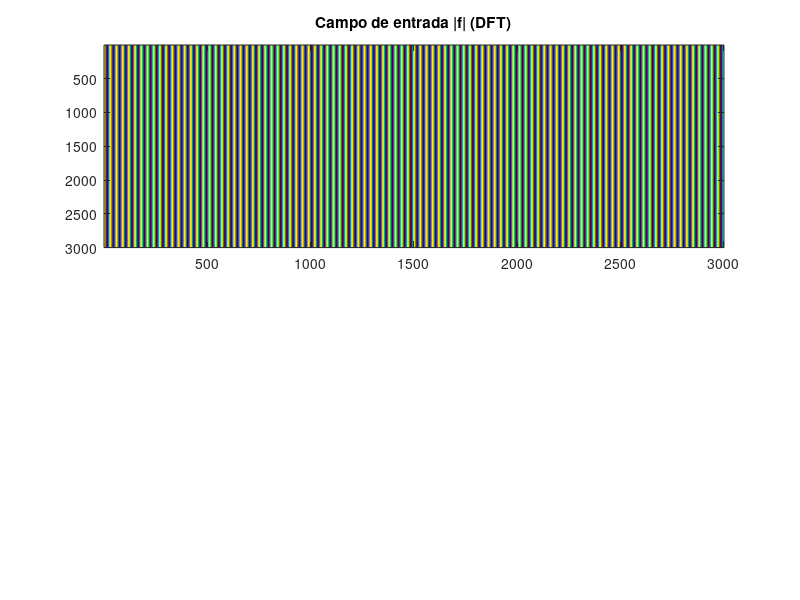

Write the MATLAB code that produced this figure. (Note: this script raises an error after producing the figure.)
%%%%%%%%%%%% IMPLEMENTACIÓN DE LA INTEGRAL DE FRESNEL %%%%%%%%%%%%%%%%%%%
%%%%%%%%%%%%%%%%%%%          POR FFT y DFT         %%%%%%%%%%%%%%%%%%%%%%%%%%%


%% ELEMENTOS 
%  -- La transformada de Fourier del campo de entrada, multiplicada la fase
%  parabolica de la apertura
%  -- Shiftear
%  -- Multiplicar la transformada por la fase parabolica del plano de
%  llegada y la forma de la onda esferica divergente dependiente de z
%  --Shiftear
%   
%   Para ello definir :
%   - distancia z a la cual se quiere hallar la difracción
%   - la longitud de onda
%   - longitud de muestreo
%   - numero de muestras, en este caso la cantidad de muestras debe de ser .
%   

% Vamos a suponer una ventana circular por donde pasará una onda plana
% monocromática , la luz chocará con la apertura circular de 1cm de diametro 
% con una longitud de onda de 600nm 

%Parametros
lambda = 600E-9;
longitud = 1; %% Longitud en metros
diametro = longitud/10000;
centro = [longitud/2,longitud/2]; 
N = 10;
m = 1;
L = 0.01;
z = N*(L^2)/lambda; %Distancia de propagacion entre planos (m)


%% funcion rectangulo, el cual sera nuestro campo optico de entrada con aplitud igual a 1
%circ2d = @(a,b)  ( sqrt((a-centro(1)).^2+(b-centro(2)).^2) <= diametro/2);
per = @(a,b) 1/2 * (1 + m*cos((2*pi*a/L)));
num_of_points = 3000; % Como la funcion rect no tiene limite en F_FFT_obanda entonces irse al limite de Nyquist no es util
                      % por lo que simplemente definimos muchas muestras en
                      % nuestra implementación


 
%% Los espaciamientos en x y en y definiran que tan buena sera la recontruccion 
%%de mi señal sin aliasing en el limite de Nyquisy se tiene que 

%%%%%%%%%%%%%%    delta_x =  longitud/numero de puntos;
%%%%%%%%%%%%%%    delta_y =  longitud/numero de puntos;

dx = longitud/num_of_points;  %% Modificando esto podemos obtener la imagen como tal sin
dy = longitud/num_of_points;  %% Perdida de información
dxo = (lambda*z)/(num_of_points* dx); %% steps en x del plano espectral Para un espaciamiento en limite de Nyquist
dyo = (lambda*z)/(num_of_points* dy); %% Steps en y del plano espectral

x = linspace(0,(num_of_points-1)*dx,num_of_points);
y = linspace(0,(num_of_points-1)*dy,num_of_points);

xo = linspace(0,(num_of_points-1)*dxo , num_of_points);
yo = linspace(0,(num_of_points-1)*dyo , num_of_points);

% Creamos vectores de datos X, Y donde se va a contener cada valor de la maya 
[X,Y] = meshgrid(x,y);
[XO,YO] = meshgrid(xo,yo);

% Definimos la funcion f como el campo optico que se propagara y se
% difractará
f = per(X,Y);

%%Aumentamos la campo optico de entrada con zeros para mejorar la separacion de clones
% f = padding(f,10);
% 
% size_f = size(f);
% 
% %Cambiamos los parametros de salto entre puntos si es necesario, para el
% %caso de un padding, queremos cambiar la cantidad de muestras para
% %disminuir el espaciamiento entre muestras en el espectro
% 
% disp(dfx);
% disp(dx);
% 
% [dfx,dfy] = change_frequencial_parameters(dx,dy,size_f(1),size_f(2));
% 
% disp(dfx);
% disp(dx);
% 
% %Aumentamos tambien los dominios 
% [X,Y] = change_space_domain(dx,dy,size_f(1),size_f(2));
% [U,V] = change_spectral_domain(dfx,dfy,size_f(1),size_f(2));
% 
% num_of_points = size_f(1);

figure;
subplot(2,1,1);
imagesc(f);
title("Campo de entrada |f| (DFT)");


%% Implementacion por FFT

% Sacamos la transformada de Fourier del campo de entrada multiplicada por
% la fase parabolica de entrada en la apertura
% f_DFT_o = dft(z,lambda,X,Y,XO,YO,f.* exp(1i*(pi/(lambda*z))*(X.^2 + Y.^2)));
f_fft_o = fft2(f.* exp(1i*(pi/(lambda*z))*((X-(num_of_points*dx)/2).^2 + ...
                                           (Y-(num_of_points*dy)/2).^2)));
f_fft_o = shift(f_fft_o);
% f_DFT_o = shift(f_DFT_o);
% f_DFT_o = f_DFT_o./(max(max(abs(f_DFT_o))));
%F_FFT_o = abs(F_FFT_o);



% El siguiente paso es multiplicar el espectro angular de entrada por la 
% función de transferencia del espacio libre para así obtener el espectro
% angular del campo óptico de llegada posterior a la difracción

f_fft_s = f_fft_o .* exp(1i*(pi/(lambda*z)) * ((XO-(num_of_points*dxo)/2).^2 + ...
                                               (YO-(num_of_points*dyo)/2).^2));

subplot(2,1,2);
imagesc(abs(f_fft_s));
title("Campo Difractado |f| (FFT)")

colormap("gray");
colorbar("off");

%% Aqui vamos a crear una funcion que shiftea una matriz NxM

function shifted_matrix = shift(M)
        size_of = size(M); 

        M_shifted = zeros(size_of(1),size_of(2));

        % Primer cuadrante
        M_shifted(1:size_of(1)/2,1:size_of(2)/2) = ...
                        M(size_of(1)/2+1:size_of(1),size_of(2)/2+1:size_of(2));
        
        % Segundo Cuadrante
        M_shifted(1:size_of(1)/2,size_of(2)/2+1:size_of(2)) = ...
                        M(size_of(1)/2+1:size_of(1),1:size_of(2)/2);
        
        
        % Tercer Cuadrante
        M_shifted(size_of(1)/2+1:size_of(1),1:size_of(2)/2) = ...
                        M(1:size_of(1)/2,size_of(2)/2+1:size_of(2));

        % Cuarto Cuadrante 
        M_shifted(size_of(1)/2+1:size_of(1),size_of(2)/2+1:size_of(2)) = ...
                        M(1:size_of(1)/2,1:size_of(2)/2);

        shifted_matrix = M_shifted;

end

%% Con esta funcion hacemos un Padding a el campo de entrada 

function [M_padded,num_new_points] = padding(M,num_zeros)

        size_of = size(M);% encuentro la cantidad de filas y columnas

        M_to_pad = zeros(size_of(1) + num_zeros*2,size_of(2) + num_zeros*2);

        num_new_points = size_of(1)+num_zeros*2;
        
        % Adjuntamos nuestra matriz en todo el centro
        M_to_pad(1+num_zeros:num_zeros+size_of(1),1+num_zeros:num_zeros+size_of(2)) = M; 
            
        %Retornamos la matriz 

        M_padded = M_to_pad;


end

%% Funcion para hallar la transformada de Fourier Discreta DFT

function F_DFT = dft(z,lambda,U,V,X,Y,fun)
        
       size_of = size (fun);
       F_dft = zeros(size_of(1),size_of(2));
       for n = 1:1:size_of(1)
           for m = 1:1:size_of(2)
                ker = fun .* (exp(-1i*(2*pi/(lambda*z))*(U(:,m)*X(1,:)+Y(:,1)*V(n,:))))';
                F_dft(n,m) = sum(sum(ker));
           end
       end  

       F_DFT = F_dft;
end

%% Funcion para hallar la transformada de Fourier inversa Discreta
function f = idft(X,Y,U,V,FUN)
       
       size_of = size(FUN);
       f_idft = zeros(size_of(1),size_of(2));
       for n = 1:1:size_of(1)
           for m = 1:1:size_of(2)
                ker = FUN .* (exp(1i*2*pi*(X(:,m)*U(1,:)+V(:,1)*Y(n,:))))';
                f_idft(n,m) = sum(sum(ker));
           end
       end      
       
       f = f_idft;
end
  

%% Con esta funcion facilmente podemos cambiar el dominio ya creado durante la rutina
function [X,Y] = change_space_domain(dx,dy,new_points_x,new_points_y)
        x = linspace(0,dx*new_points_x,new_points_x);
        y = linspace(0,dy*new_points_y,new_points_y);
            
        [X,Y] = meshgrid(x,y);

end


%% Con esta funcion cambiamos el dominio espectrar

function [U,V] = change_spectral_domain(dfx,dfy,new_points_x,new_points_y)

            u = linspace(0,dfx*new_points_x,new_points_x);
            v = linspace(0,dfy*new_points_y,new_points_y);
                
           [U,V] = meshgrid(u,v);
end

%% Con esta funcion facilmente se puede cambiar los parametros espectrales

function [dfx,dfy] = change_frequencial_parameters(dx,dy,new_points_x,new_points_y)
        
        dfx = 1/(new_points_x *dx);
        dfy = 1/(new_points_y *dy);

end